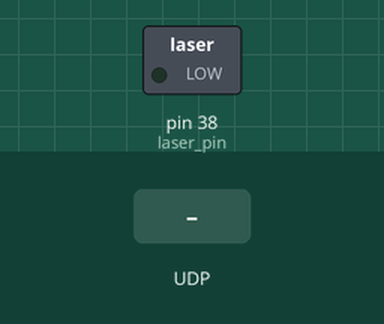
Bench run of a program on a simulated Raspberry Pi (header pin numbers). Parts: switched loads named in the program (green lamp = pin HIGH). The inputs (shaded band) are chosen by the test bench.

Above: at 1.2 s.
1.3 s: UDP packet "laserTrue" arrives
At 1.8 s:
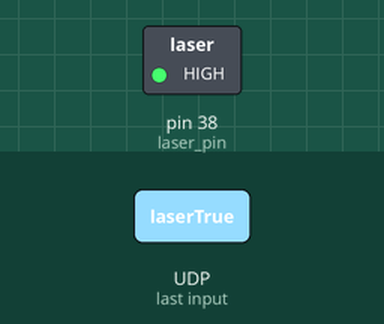
2.8 s: UDP packet "1" arrives
At 4.5 s:
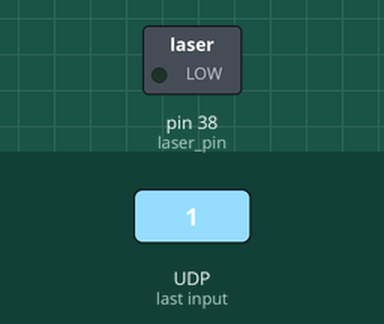
Timing chart, 0 to 6.0 s (numbered marks = the images above; inputs shaded):
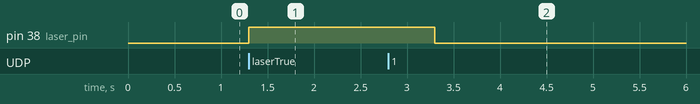

Measured:
- after the input at 1.3 s, pin 38 (laser_pin): LOW → HIGH at once
- after the input at 2.8 s, pin 38 (laser_pin): HIGH → LOW after 0.50 s

The program:

laser.py
```python
import RPi.GPIO as GPIO
import time
import socket
host = ""
port = 8089
buf = 1024
addr = (host, port)
UDPSock = socket.socket(socket.AF_INET, socket.SOCK_DGRAM)
UDPSock.bind(addr)

laser_pin=38
GPIO.setmode(GPIO.BOARD)
GPIO.setup(laser_pin, GPIO.OUT, initial=GPIO.LOW)
#def laser():
     #laser
#    try:
while True:
    (data, addr) = UDPSock.recvfrom(buf)
    data=data.decode()
    #data="laserTrue"
    if (data=="laserTrue"):
        GPIO.output(laser_pin, GPIO.HIGH)
        #print("In range")
        time.sleep(2)
        data="laserFalse"
        #GPIO.output(laser_pin, GPIO.LOW)
    else:
        GPIO.output(laser_pin, GPIO.LOW)
#    except:
#        GPIO.cleanup()
#        print("gpio.cleaned")

#if __name__ == '__main__':
#    laser()
```
